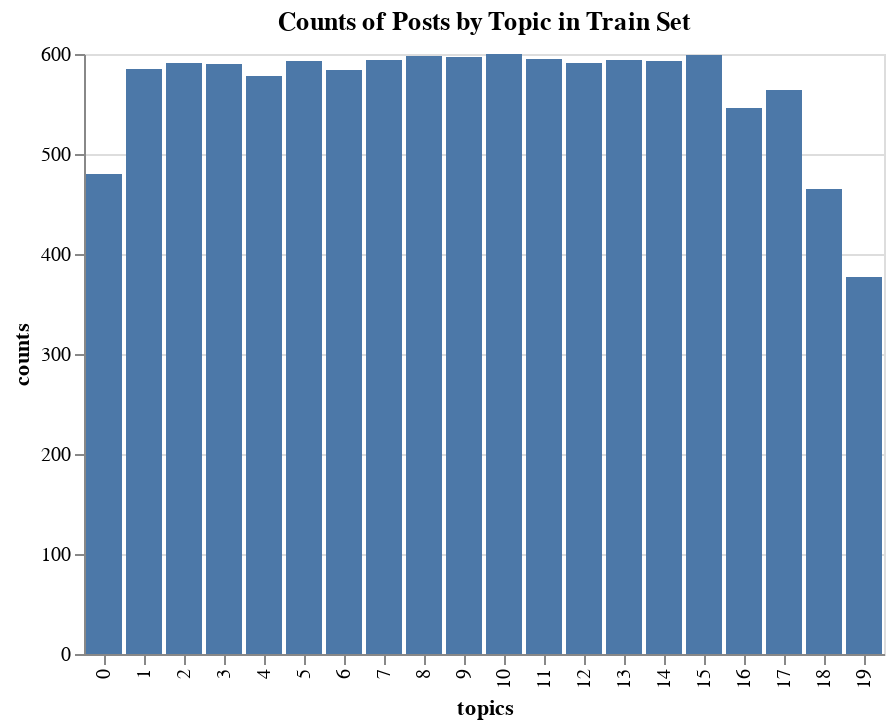

This figure's notebook cell:
### Code cell
#Plotting Number of Posts by Topic

chart_df = pd.DataFrame(X_train.target.value_counts())
chart_df
topics = [10,15,8,9,11,7,13,5,14,2,12,3,1,6,4,17,16,0,18,19]
data = {'topics': topics, 'counts': chart_df.target}
plot_df = pd.DataFrame(data, columns=['topics', 'counts'])
plot_df

train_hist = alt.Chart(plot_df).mark_bar().encode(
    x='topics:N',
    y='counts',
    tooltip=['topics', 'counts']
).properties(title='Counts of Posts by Topic in Train Set').interactive()
train_hist

### Figure 1 — Vega-Lite specification as saved in the notebook (floating-point values rounded to 4 significant figures)
{"config": {"view": {"continuousWidth": 400, "continuousHeight": 300}}, "data": {"name": "data-c69a082d7627efe98243ed4da2f228dc"}, "mark": "bar", "encoding": {"tooltip": [{"type": "quantitative", "field": "topics"}, {"type": "quantitative", "field": "counts"}], "x": {"type": "nominal", "field": "topics"}, "y": {"type": "quantitative", "field": "counts"}}, "selection": {"selector001": {"type": "interval", "bind": "scales", "encodings": ["x", "y"]}}, "title": "Counts of Posts by Topic in Train Set", "$schema": "https://vega.github.io/schema/vega-lite/v4.8.1.json", "datasets": {"data-c69a082d7627efe98243ed4da2f228dc": [{"topics": 10, "counts": 600}, {"topics": 15, "counts": 599}, {"topics": 8, "counts": 598}, {"topics": 9, "counts": 597}, {"topics": 11, "counts": 595}, {"topics": 7, "counts": 594}, {"topics": 13, "counts": 594}, {"topics": 5, "counts": 593}, {"topics": 14, "counts": 593}, {"topics": 2, "counts": 591}, {"topics": 12, "counts": 591}, {"topics": 3, "counts": 590}, {"topics": 1, "counts": 585}, {"topics": 6, "counts": 584}, {"topics": 4, "counts": 578}, {"topics": 17, "counts": 564}, {"topics": 16, "counts": 546}, {"topics": 0, "counts": 480}, {"topics": 18, "counts": 465}, {"topics": 19, "counts": 377}]}}
